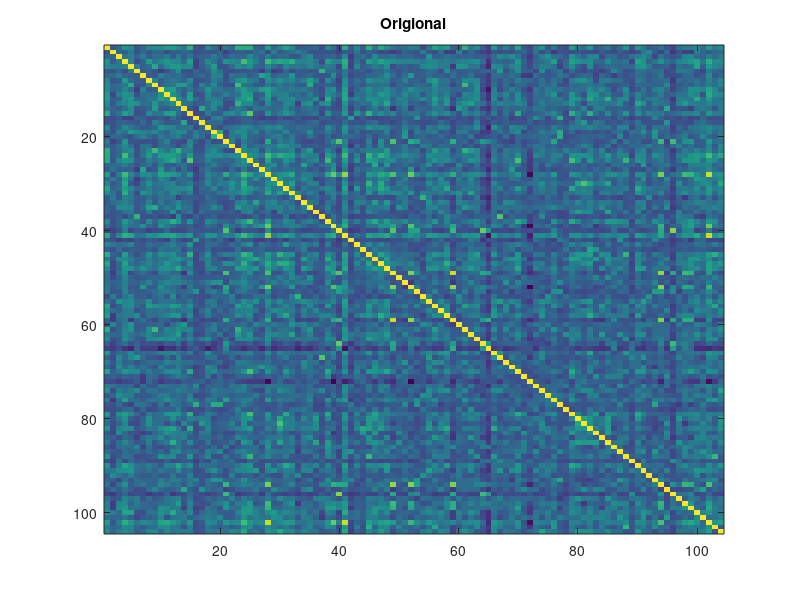
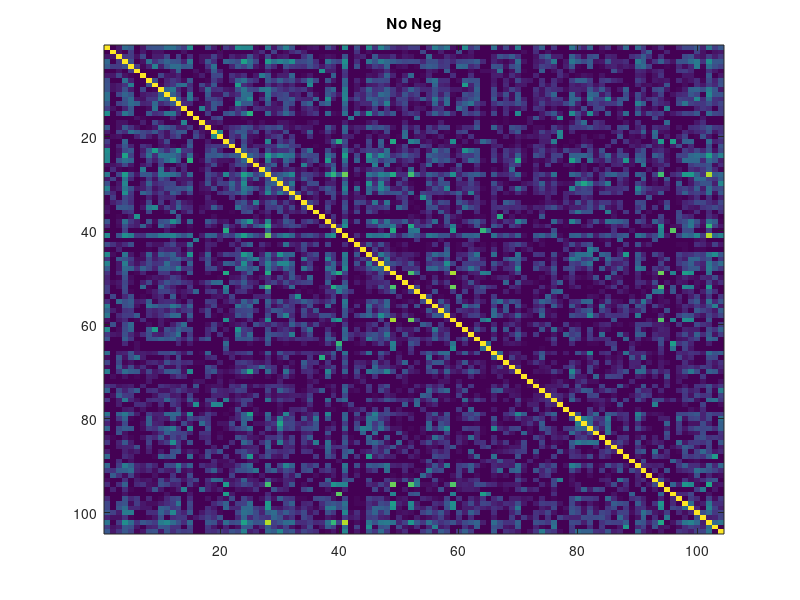

Write the MATLAB code that produced these figures, in order. (Note: this script raises an error after producing the figures.)

load("Mats/ratMats_Achilles_11012013.mat")


CIJ = squeeze(ratMats.pre);
figure; imagesc(CIJ); title("Origional");
% remove negitive weights. 
CIJ(CIJ<0) = 0;
figure; imagesc(CIJ); title("No Neg");

if 0, imagesc(squeeze(ratMats.pre)), end

%% Grab basic network stats

symHuh = issymmetric(CIJ);
uniqueHuh = unique(CIJ);
[density,numNodes,numEdges] = density_dir(CIJ);

% compute the shortest path matrix
CIJ_recip = 1./CIJ;            
D_wei = distance_wei(CIJ_recip); 

% calculate path length and efficiency
[pth,eff] = charpath(D_wei);    

% Degree Calculations
[id,od,deg] = degrees_dir(CIJ);

% Generate report
disp(strjoin(["Is symmetric:                   ", num2str(symHuh)]));
disp(strjoin(["Is unique:                      ", num2str(length(uniqueHuh))]));
disp(strjoin(["Number of Nodes:                ", num2str(numNodes)]));
disp(strjoin(["Number of Edges:                ", num2str(numEdges)]));
disp(strjoin(["Density:                        ", num2str(density)]));
disp(strjoin(["Average Path Length (weighted): ", num2str(pth)]));
disp(strjoin(["Efficiency:                     ", num2str(eff)]));
disp(strjoin(["Average Degree:                 ", num2str(mean(deg))]));



%% community detection
numreps = 5;

ci = zeros(length(ratMats.clusters),numreps);
q = zeros(1,numreps);
for irep = 1:numreps
    [ci(:,irep),q(irep)] = community_louvain(CIJ);
end

ci = fcn_relabel_partitions(ci); % relabel communities

% total number of comminities
%max(ci)

% generate histogram of community labels
%h = hist(ci,1:max(ci))

% What is the q value?

% calculate agreement matrix
d = agreement(ci);

% consensus clustering 
numconsensus = 10;
ciconsensus = fcn_consensus_communities(ci,numconsensus);

if 1 % run plot blocks again
[gx,gy,idx] = fcn_plot_blocks(ciconsensus);

% visualize matrix
imagesc(d(idx,idx)); hold on;
figure; plot(gx,gy,'w'); hold off;
end










  









